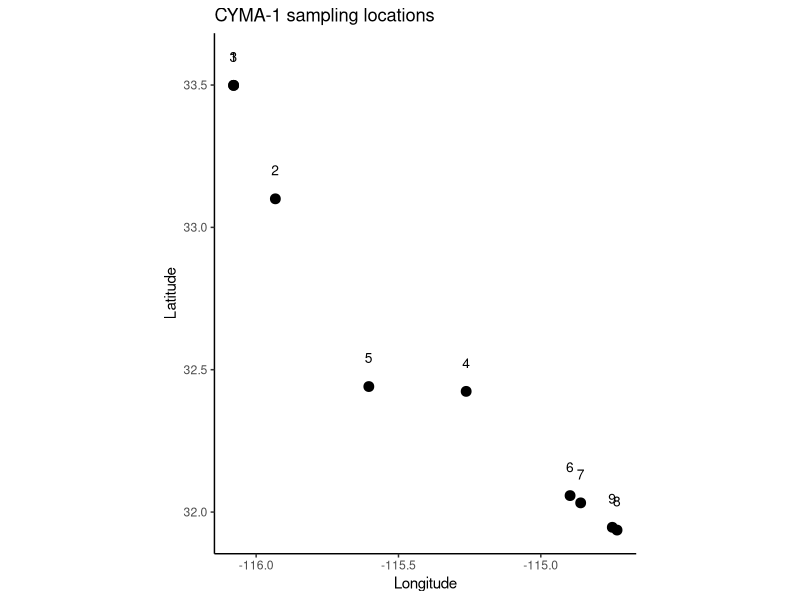
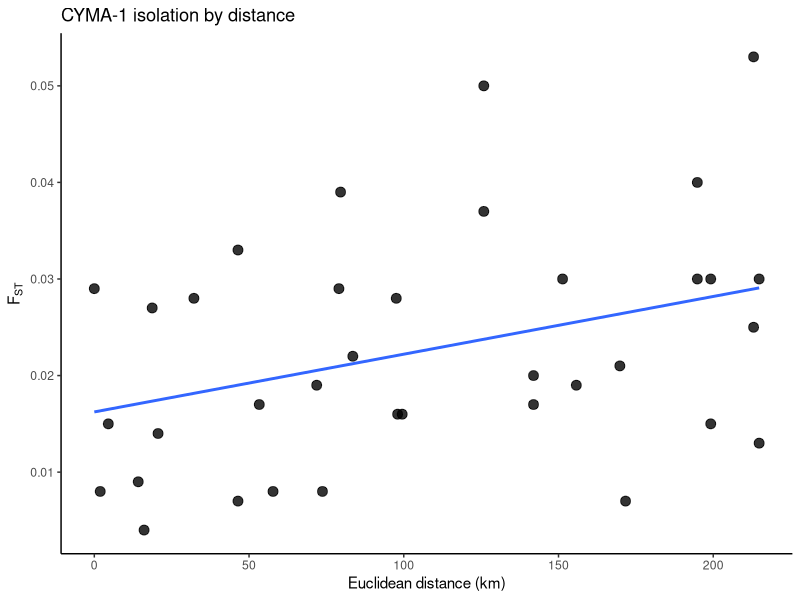

Reproduce these figures in R, in order. (Note: this script raises an error after producing the figures.)
# -----------------------------
# CYMA-1 Desert pupfish
# Cyprinodon macularius
# site coordinates + FST matrix + IBD plot
# Source: Loftis et al. 2009 Conserv Genet 10:453-463
# -----------------------------

library(ggplot2)
library(geosphere)

# ------------------------------
# paths
# ------------------------------
base_dir <- "/Users/johnmccall/Library/CloudStorage/OneDrive-TheOhioStateUniversity/Spring_2026/Landgen_DGS/DGS-Patterns-of-Fish-Diversity/DGS-Patterns-of-Fish-Diversity/Objective 2/Data/CYMA-1"

# -----------------------------
# 0) site coordinates
# order follows Table 3 exactly for C. macularius:
# CLD, SFC, SPSS, CP, LS, CST, FDD, ED1, ED2
# coordinates are given in Methods / Fig. 1
# note: locality 1 and 3 longitudes are printed as 106 in the pdf,
# but given the Imperial County / Salton Sea locality this is clearly 116 W
# -----------------------------
CYMA_1_coords <- data.frame(
  site = as.character(1:9),
  code = c("CLD", "SFC", "SPSS", "CP", "LS", "CST", "FDD", "ED1", "ED2"),
  location = c(
    "County-line drain, Salton Sea, CA",
    "San Felipe Creek, Imperial County, CA",
    "Shoreline pool of Salton Sea near Trifolium 20A drain, CA",
    "Cerro Prieto slough, Baja California, MX",
    "Pozo del Tules, Laguna Salada, Baja California, MX",
    "Santa Clara Slough / Canal Sanchez Taboada terminus, Sonora, MX",
    "Flor del Desierto canal, Sonora, MX",
    "El Doctor spring 1, Sonora, MX",
    "El Doctor spring 2, Sonora, MX"
  ),
  lat = c(
    33 + 29/60 + 56/3600,
    33 +  6/60 +  1/3600,
    33 + 29/60 + 56/3600,
    32 + 25/60 + 26/3600,
    32 + 26/60 + 27/3600,
    32 +  3/60 + 28/3600,
    32 +  1/60 + 56/3600,
    31 + 56/60 + 12/3600,
    31 + 56/60 + 47/3600
  ),
  lon = c(
    -(116 +  4/60 + 45/3600),
    -(115 + 55/60 + 57/3600),
    -(116 +  4/60 + 45/3600),
    -(115 + 15/60 + 44/3600),
    -(115 + 36/60 + 15/3600),
    -(114 + 53/60 + 50/3600),
    -(114 + 51/60 + 36/3600),
    -(114 + 43/60 + 56/3600),
    -(114 + 44/60 + 56/3600)
  ),
  stringsAsFactors = FALSE
)

# -----------------------------
# 1) map of sampling locations
# -----------------------------
ggplot(CYMA_1_coords, aes(x = lon, y = lat)) +
  geom_point(size = 3) +
  geom_text(aes(label = site), nudge_y = 0.10, size = 3.5) +
  coord_fixed() +
  theme_classic() +
  labs(
    x = "Longitude",
    y = "Latitude",
    title = "CYMA-1 sampling locations"
  )

# -----------------------------
# 2) geographic distance matrix
# straight-line distance in km
# -----------------------------
geo_dist_km <- geosphere::distm(
  as.matrix(CYMA_1_coords[, c("lon", "lat")]),
  fun = geosphere::distHaversine
) / 1000

rownames(geo_dist_km) <- CYMA_1_coords$site
colnames(geo_dist_km) <- CYMA_1_coords$site
diag(geo_dist_km) <- 0

# -----------------------------
# 3) helper function
# lower-triangle values entered row-wise
# -----------------------------
fill_sym_from_lower <- function(pops, vals, diag_val = 0) {
  n <- length(pops)
  stopifnot(length(vals) == n * (n - 1) / 2)

  mat <- matrix(
    0,
    nrow = n,
    ncol = n,
    dimnames = list(pops, pops)
  )

  k <- 1
  for (i in 2:n) {
    for (j in 1:(i - 1)) {
      mat[i, j] <- vals[k]
      mat[j, i] <- vals[k]
      k <- k + 1
    }
  }

  diag(mat) <- diag_val
  mat
}

# -----------------------------
# 4) pairwise FST matrix
# Table 3 lower triangle, row-wise
# species subset = localities 1-9 only
# negative FST values truncated to 0 afterward
# order: CLD, SFC, SPSS, CP, LS, CST, FDD, ED1, ED2
# -----------------------------
fst_vals <- c(

  # SFC
  0.033,

  # SPSS
  0.029, 0.007,

  # CP
  0.020, 0.016, 0.017,

  # LS
  0.050, 0.039, 0.037, 0.028,

  # CST
  0.040, 0.030, 0.030, 0.017, 0.029,

  # FDD
  0.030, 0.019, 0.015, 0.008, 0.022, 0.015,

  # ED1
  0.030, 0.007, 0.013, 0.008, 0.016, 0.014, 0.004,

  # ED2
  0.053, 0.021, 0.025, 0.019, 0.028, 0.027, 0.009, 0.008
)

CYMA_1_fst <- fill_sym_from_lower(
  pops = CYMA_1_coords$site,
  vals = fst_vals,
  diag_val = 0
)

CYMA_1_fst <- pmax(CYMA_1_fst, 0)
diag(CYMA_1_fst) <- 0

# -----------------------------
# 5) pairwise dataframe for IBD plot
# -----------------------------
ibd_df <- data.frame(
  site1   = rownames(CYMA_1_fst)[row(CYMA_1_fst)[upper.tri(CYMA_1_fst)]],
  site2   = colnames(CYMA_1_fst)[col(CYMA_1_fst)[upper.tri(CYMA_1_fst)]],
  fst     = CYMA_1_fst[upper.tri(CYMA_1_fst)],
  dist_km = geo_dist_km[upper.tri(geo_dist_km)]
)

# -----------------------------
# 6) IBD plot
# -----------------------------
ggplot(ibd_df, aes(x = dist_km, y = fst)) +
  geom_point(size = 3, alpha = 0.8) +
  geom_smooth(method = "lm", se = FALSE) +
  theme_classic() +
  labs(
    x = "Euclidean distance (km)",
    y = expression(F[ST]),
    title = "CYMA-1 isolation by distance"
  )

# -----------------------------
# 7) quick checks
# -----------------------------
stopifnot(identical(rownames(CYMA_1_fst), CYMA_1_coords$site))
stopifnot(identical(colnames(CYMA_1_fst), CYMA_1_coords$site))
stopifnot(isTRUE(all.equal(CYMA_1_fst, t(CYMA_1_fst))))
stopifnot(all(diag(CYMA_1_fst) == 0))
stopifnot(all(diag(geo_dist_km) == 0))

# -----------------------------
# 8) save RData
# -----------------------------
out_dir <- file.path(base_dir, "data")

if (!dir.exists(out_dir)) {
  dir.create(out_dir, recursive = TRUE)
}

save(
  CYMA_1_fst,
  CYMA_1_coords,
  file = file.path(out_dir, "CYMA-1.RData")
)
